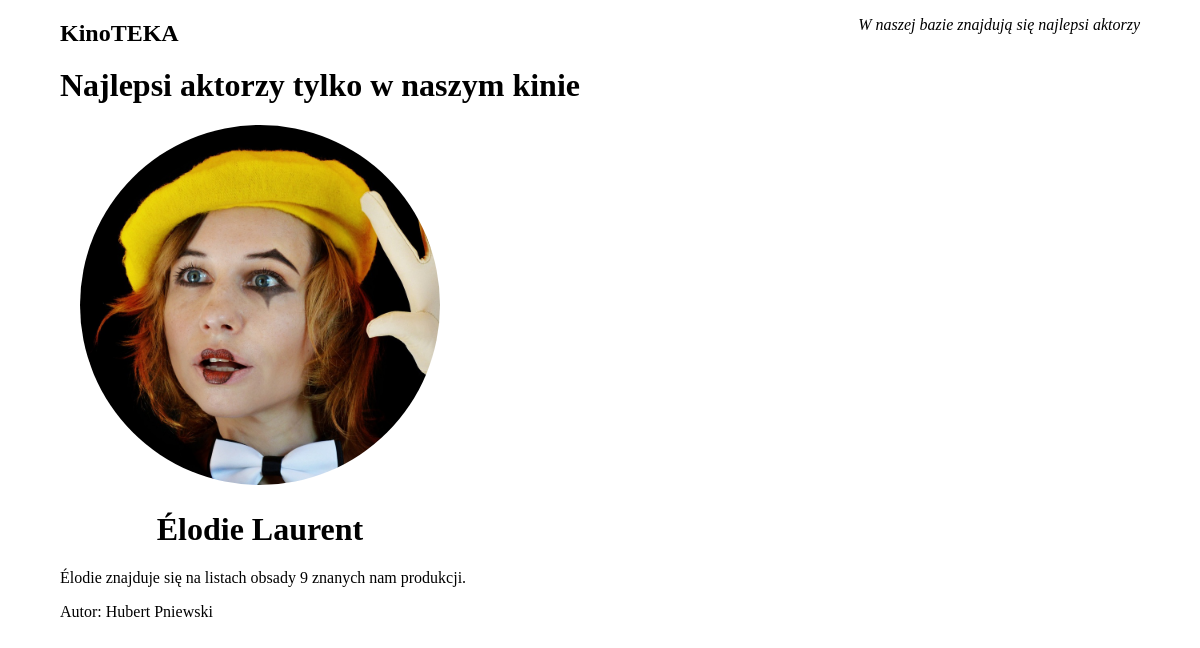
Page /aktor.php?id=2 on the committed database.
### tables this page shows
CREATE TABLE `aktorzy` (
  `id_aktora` int(11) NOT NULL,
  `imie` varchar(255) NOT NULL,
  `nazwisko` varchar(255) NOT NULL,
  `ocena` tinyint(4) NOT NULL DEFAULT 0,
  `plik_awatara` varchar(255) NOT NULL DEFAULT 'awatar_nieznany.png'
);

### aktor.php (the view, shortened to what this page needs)
<?php
    $conn = new mysqli("localhost", "root", "", "kino");
?>
<!DOCTYPE html>
<html lang="pl">
    <head>
        <link rel="stylesheet" href="styl.css">
    </head>
    <body>
            <header>
            <section id="naglowkowy1">
            <h2><a href="index.php">KinoTEKA</a></h2>
            </section>
            <section id="naglowkowy2">
            <p><em>W naszej bazie znajdują się najlepsi aktorzy</em></p>
            </section>
        </header>
        <main>
            <h1>Najlepsi aktorzy tylko w naszym kinie</h1>
            <div id="aktorzy">
                <?php
                    if (isset($_GET['id'])) {
                        $id = $_GET['id'];
                        $query = "SELECT imie, nazwisko, plik_awatara FROM aktorzy WHERE id_aktora = $id;";
                        $result = $conn->query($query);
                        $row = $result->fetch_assoc();
                        $imie = $row['imie'];
                        echo "<div>";
                            echo "<img src='".$row['plik_awatara']."' alt='".$row['imie']." ".$row['nazwisko']."' title='".$row['imie']." ".$row['nazwisko']."'>";
                            echo "<h1>".$row['imie']." ".$row['nazwisko']."</h1>";
                        echo "</div>";
                    }
                ?>
            </div>
            <?php
                if (isset($_GET['id'])) {
                    $id = $_GET['id'];
                    $query = "SELECT f.id_filmu, f.tytul, f.rok_produkcji FROM filmy f JOIN filmy_aktorzy fa ON f.id_filmu = fa.id_filmu WHERE fa.id_aktora = $id;";
                    $result = $conn->query($query);
                    if ($result->num_rows > 0) {
                        echo $imie . " znajduje się na listach obsady " . $result->num_rows . " znanych nam produkcji.";
                    }
                    else {
                        echo "<p>$imie nie znajduje się na listach obsady znanych nam produkcji.</p>";
                    }
                }
            ?>
        </main>
        <footer>
            <p>Autor: Hubert Pniewski</p>
        </footer>
    </body>
</html>

### styl.css (style rules this page uses)
* { font-family: 'Gill Sans MT', 'calibri'; }
body { width: 90%; margin: 0 auto; }
#naglowkowy1 { width: 40%; float: left; }
#naglowkowy2 { width: 60%; text-align: right; float: left; }
main { clear: both; }
#aktorzy { margin: 0 auto; }
#aktorzy div { width: 25em; text-align: center; }
img { width: 90%; border-radius: 50%; }
a { color: black; text-decoration: none; }

### rows in the picture
aktorzy: plik_awatara (picture), imie "Élodie", nazwisko "Laurent"

### other values in the picture
$result->num_rows "9"
